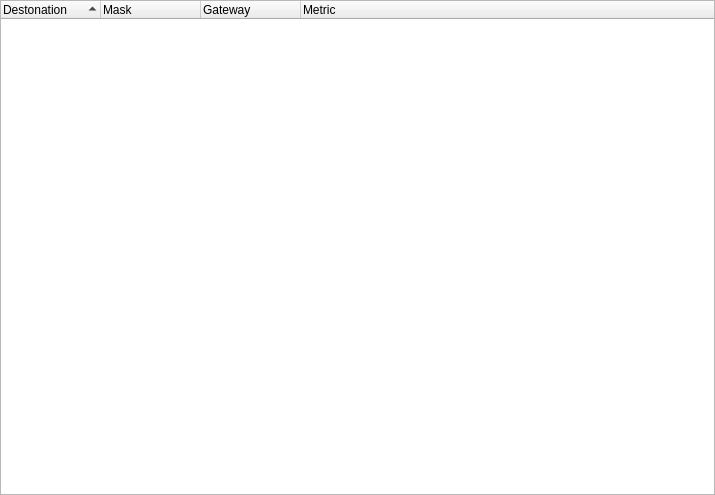
<?xml version="1.0" encoding="UTF-8"?>
<ui version="4.0">
 <class>SysInfoRoutes</class>
 <widget class="QWidget" name="SysInfoRoutes">
  <property name="geometry">
   <rect>
    <x>0</x>
    <y>0</y>
    <width>715</width>
    <height>495</height>
   </rect>
  </property>
  <property name="windowTitle">
   <string/>
  </property>
  <layout class="QVBoxLayout" name="verticalLayout">
   <property name="leftMargin">
    <number>0</number>
   </property>
   <property name="topMargin">
    <number>0</number>
   </property>
   <property name="rightMargin">
    <number>0</number>
   </property>
   <property name="bottomMargin">
    <number>0</number>
   </property>
   <item>
    <widget class="QTreeWidget" name="tree">
     <property name="contextMenuPolicy">
      <enum>Qt::ContextMenuPolicy::CustomContextMenu</enum>
     </property>
     <property name="showDropIndicator" stdset="0">
      <bool>false</bool>
     </property>
     <property name="indentation">
      <number>0</number>
     </property>
     <property name="sortingEnabled">
      <bool>true</bool>
     </property>
     <attribute name="headerShowSortIndicator" stdset="0">
      <bool>true</bool>
     </attribute>
     <column>
      <property name="text">
       <string>Destonation</string>
      </property>
     </column>
     <column>
      <property name="text">
       <string>Mask</string>
      </property>
     </column>
     <column>
      <property name="text">
       <string>Gateway</string>
      </property>
     </column>
     <column>
      <property name="text">
       <string>Metric</string>
      </property>
     </column>
    </widget>
   </item>
  </layout>
  <action name="action_copy_row">
   <property name="text">
    <string>Copy Row</string>
   </property>
  </action>
  <action name="action_copy_value">
   <property name="text">
    <string>Copy Value</string>
   </property>
  </action>
 </widget>
 <resources/>
 <connections/>
</ui>
